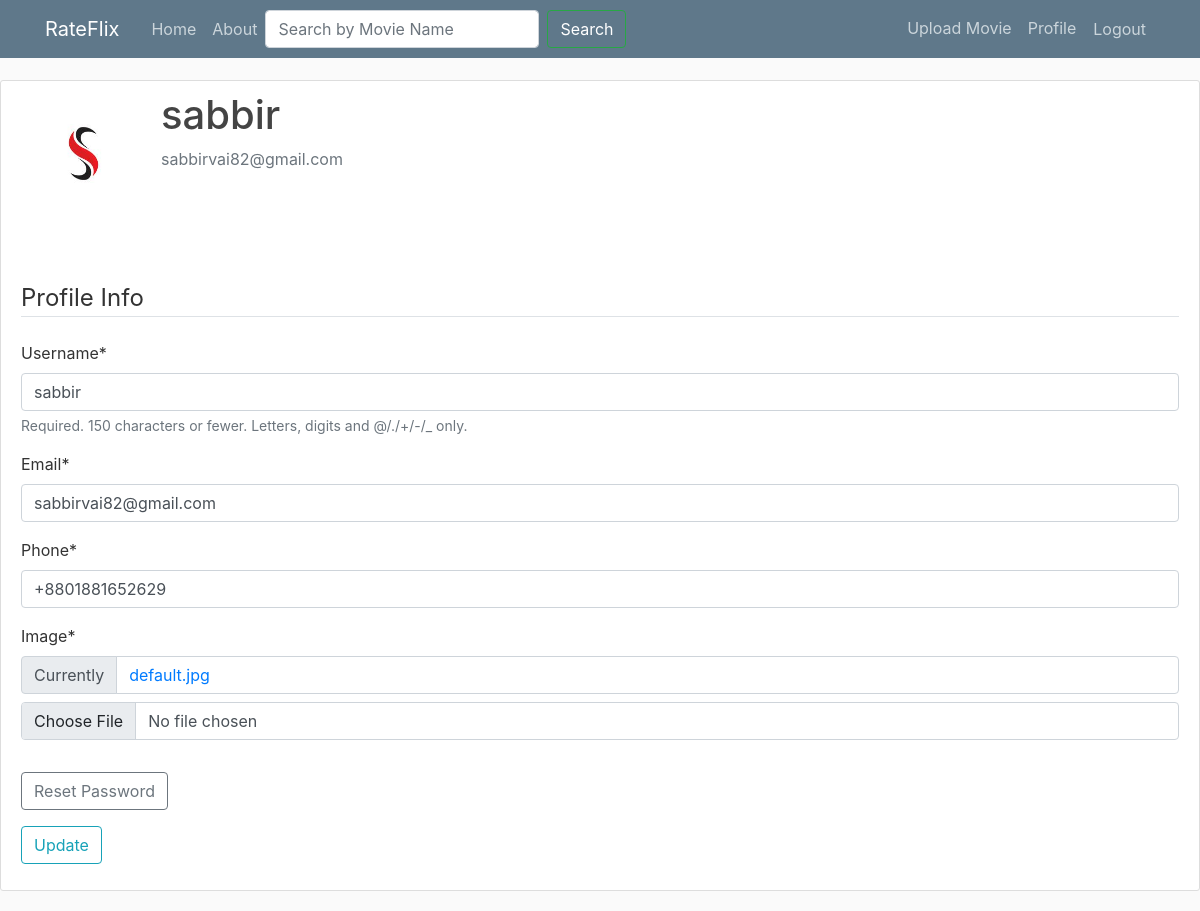
Before: /accounts/profile/ (signed in) with the older database file.
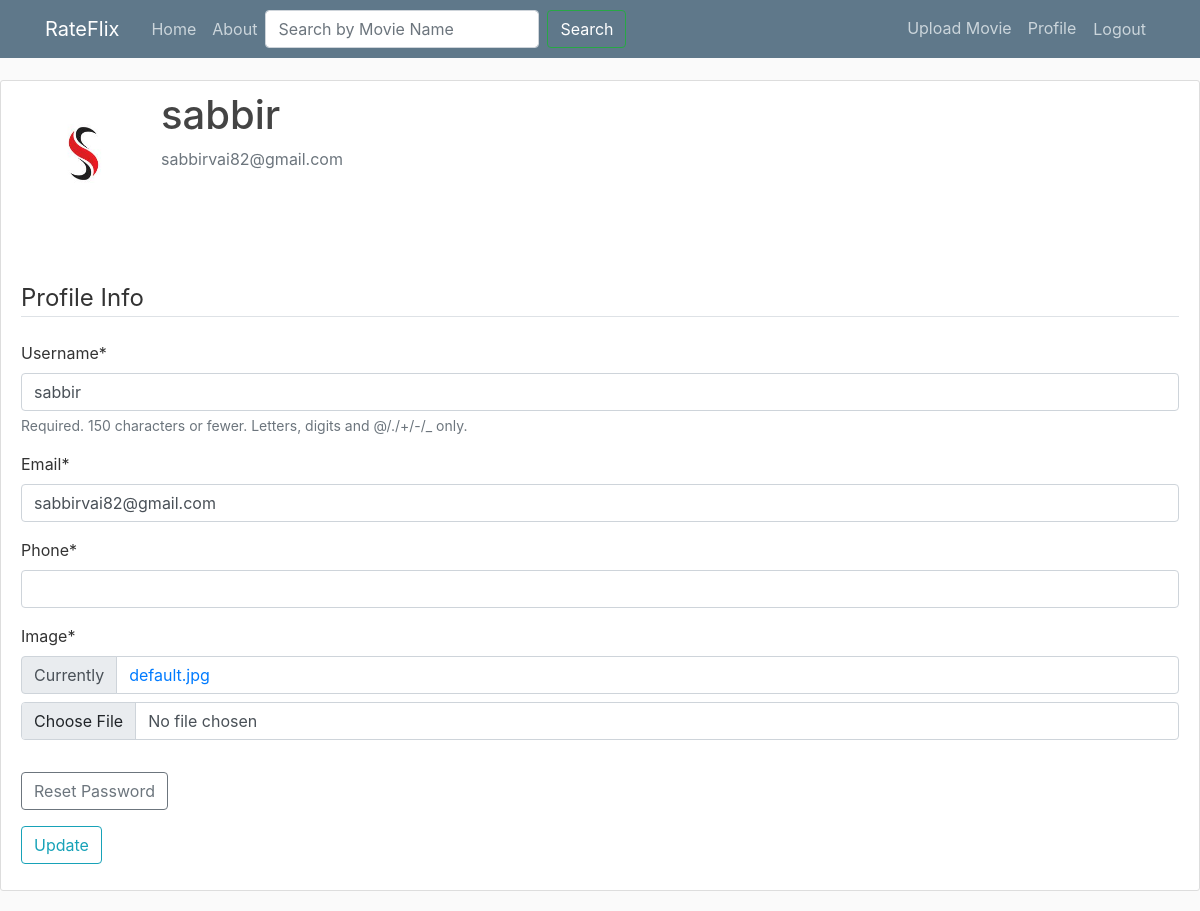
After: the same page with the newer database file.
### users/models.py (models this page shows, shortened)
class Profile(models.Model):
    user = models.OneToOneField(User, on_delete=models.CASCADE, unique=True)
    phone = models.CharField(max_length=15)
    image = models.ImageField(default='default.jpg', upload_to='profile_pics')

### users/views.py (the view)
# urls.py: path('accounts/profile/', user_views.profile, name = 'profile'),
@login_required
def profile(request):
    if request.method == 'POST':
        u_form = UserUpdateForm(request.POST, instance = request.user)
        p_form = ProfileUpdateForm(request.POST,
                                   request.FILES,
                                   instance = request.user.profile)
        if u_form.is_valid() and p_form.is_valid():
            u_form.save()
            p_form.save()
            messages.success(request, f'Your account has been updated!')
            return redirect('profile')
    else :
        u_form = UserUpdateForm(instance = request.user)
        p_form = ProfileUpdateForm(instance = request.user.profile)
    context = {
        'u_form' : u_form,
        'p_form' : p_form,
    }
    return render(request, 'users/profile.html', context)

### users/forms.py
class UserUpdateForm(forms.ModelForm):
    email = forms.EmailField()
    class Meta:
        model = User
        fields = ['username', 'email']

class ProfileUpdateForm(forms.ModelForm):
    class Meta:
        model = Profile
        fields = ['phone','image' ]

### users/templates/users/profile.html (shortened to what this page needs)
{% extends "movies/base.html" %}
{% load crispy_forms_tags %}
{% block content %}
<div class="content-section">
  <div class="media">
      <img class="rounded-circle account-img" src="{{user.profile.image.url}}" style="float: left; margin-right: 15px; ">
      <div class="media-body">
        <h2 class="account-heading">{{user.username}}</h2>
        <p class="text-secondary">{{user.email}}</p>
      </div>
  </div><br><br>
  <form method="POST" enctype="multipart/form-data">
    <fieldset class="form-group">
      <legend class="border-bottom mb-4"> Profile Info </legend>
      {{ u_form|crispy}}
      {{ p_form|crispy}}
    </fieldset>
    <a class="btn btn-outline-secondary mb-3" href="{% url 'password_reset' %}"> Reset Password </a>
    <div class="form-group">
      <button class="btn btn-outline-info"> Update</button>
    </div>
  </form>
</div>
{% endblock content %}

Changed rows visible on the page:
changed Profile: phone "+8801881652629" → (not shown)
